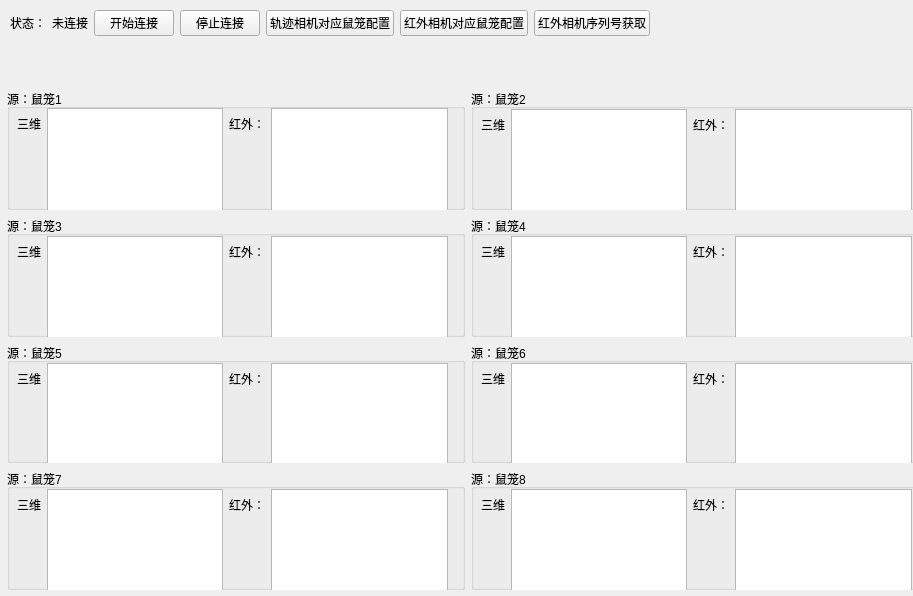
<?xml version="1.0" encoding="UTF-8"?>
<ui version="4.0">
 <class>tab4_frame</class>
 <widget class="QWidget" name="tab4_frame">
  <property name="geometry">
   <rect>
    <x>0</x>
    <y>0</y>
    <width>913</width>
    <height>596</height>
   </rect>
  </property>
  <property name="windowTitle">
   <string>Form</string>
  </property>
  <property name="styleSheet">
   <string notr="true"/>
  </property>
  <widget class="QWidget" name="layoutWidget">
   <property name="geometry">
    <rect>
     <x>7</x>
     <y>89</y>
     <width>921</width>
     <height>501</height>
    </rect>
   </property>
   <layout class="QGridLayout" name="gridLayout_2">
    <property name="rightMargin">
     <number>0</number>
    </property>
    <property name="bottomMargin">
     <number>0</number>
    </property>
    <item row="0" column="1">
     <widget class="QGroupBox" name="groupBox_9">
      <property name="title">
       <string>源：鼠笼2</string>
      </property>
      <widget class="QWidget" name="horizontalLayoutWidget_10">
       <property name="geometry">
        <rect>
         <x>10</x>
         <y>20</y>
         <width>431</width>
         <height>111</height>
        </rect>
       </property>
       <layout class="QHBoxLayout" name="horizontalLayout_10">
        <property name="rightMargin">
         <number>0</number>
        </property>
        <item>
         <layout class="QFormLayout" name="formLayout_7">
          <item row="0" column="0">
           <widget class="QLabel" name="label_8">
            <property name="text">
             <string>三维</string>
            </property>
           </widget>
          </item>
          <item row="0" column="1">
           <widget class="QGraphicsView" name="graphicsView_left_2"/>
          </item>
         </layout>
        </item>
        <item>
         <layout class="QFormLayout" name="formLayout_8">
          <item row="0" column="0">
           <widget class="QLabel" name="label_19">
            <property name="text">
             <string>红外：</string>
            </property>
           </widget>
          </item>
          <item row="0" column="1">
           <widget class="QGraphicsView" name="graphicsView_right_2"/>
          </item>
         </layout>
        </item>
       </layout>
      </widget>
     </widget>
    </item>
    <item row="1" column="0">
     <widget class="QGroupBox" name="groupBox_10">
      <property name="title">
       <string>源：鼠笼3</string>
      </property>
      <widget class="QWidget" name="horizontalLayoutWidget_11">
       <property name="geometry">
        <rect>
         <x>10</x>
         <y>20</y>
         <width>431</width>
         <height>111</height>
        </rect>
       </property>
       <layout class="QHBoxLayout" name="horizontalLayout_11">
        <property name="rightMargin">
         <number>0</number>
        </property>
        <item>
         <layout class="QFormLayout" name="formLayout_19">
          <item row="0" column="0">
           <widget class="QLabel" name="label_20">
            <property name="text">
             <string>三维</string>
            </property>
           </widget>
          </item>
          <item row="0" column="1">
           <widget class="QGraphicsView" name="graphicsView_left_3"/>
          </item>
         </layout>
        </item>
        <item>
         <layout class="QFormLayout" name="formLayout_20">
          <item row="0" column="0">
           <widget class="QLabel" name="label_21">
            <property name="text">
             <string>红外：</string>
            </property>
           </widget>
          </item>
          <item row="0" column="1">
           <widget class="QGraphicsView" name="graphicsView_right_3"/>
          </item>
         </layout>
        </item>
       </layout>
      </widget>
     </widget>
    </item>
    <item row="0" column="0">
     <widget class="QGroupBox" name="groupBox_11">
      <property name="title">
       <string>源：鼠笼1</string>
      </property>
      <widget class="QWidget" name="horizontalLayoutWidget_12">
       <property name="geometry">
        <rect>
         <x>10</x>
         <y>19</y>
         <width>431</width>
         <height>152</height>
        </rect>
       </property>
       <layout class="QHBoxLayout" name="horizontalLayout_12">
        <property name="rightMargin">
         <number>0</number>
        </property>
        <item>
         <layout class="QFormLayout" name="formLayout_21">
          <item row="0" column="0">
           <widget class="QLabel" name="label_22">
            <property name="text">
             <string>三维</string>
            </property>
           </widget>
          </item>
          <item row="0" column="1">
           <widget class="QGraphicsView" name="graphicsView_left_1"/>
          </item>
         </layout>
        </item>
        <item>
         <layout class="QFormLayout" name="formLayout_22">
          <item row="0" column="0">
           <widget class="QLabel" name="label_23">
            <property name="text">
             <string>红外：</string>
            </property>
           </widget>
          </item>
          <item row="0" column="1">
           <widget class="QGraphicsView" name="graphicsView_right_1"/>
          </item>
         </layout>
        </item>
       </layout>
      </widget>
     </widget>
    </item>
    <item row="2" column="0">
     <widget class="QGroupBox" name="groupBox_12">
      <property name="title">
       <string>源：鼠笼5</string>
      </property>
      <widget class="QWidget" name="horizontalLayoutWidget_13">
       <property name="geometry">
        <rect>
         <x>10</x>
         <y>20</y>
         <width>431</width>
         <height>111</height>
        </rect>
       </property>
       <layout class="QHBoxLayout" name="horizontalLayout_13">
        <property name="rightMargin">
         <number>0</number>
        </property>
        <item>
         <layout class="QFormLayout" name="formLayout_23">
          <item row="0" column="0">
           <widget class="QLabel" name="label_24">
            <property name="text">
             <string>三维</string>
            </property>
           </widget>
          </item>
          <item row="0" column="1">
           <widget class="QGraphicsView" name="graphicsView_left_5"/>
          </item>
         </layout>
        </item>
        <item>
         <layout class="QFormLayout" name="formLayout_24">
          <item row="0" column="0">
           <widget class="QLabel" name="label_25">
            <property name="text">
             <string>红外：</string>
            </property>
           </widget>
          </item>
          <item row="0" column="1">
           <widget class="QGraphicsView" name="graphicsView_right_5"/>
          </item>
         </layout>
        </item>
       </layout>
      </widget>
     </widget>
    </item>
    <item row="1" column="1">
     <widget class="QGroupBox" name="groupBox_13">
      <property name="title">
       <string>源：鼠笼4</string>
      </property>
      <widget class="QWidget" name="horizontalLayoutWidget_14">
       <property name="geometry">
        <rect>
         <x>10</x>
         <y>20</y>
         <width>431</width>
         <height>111</height>
        </rect>
       </property>
       <layout class="QHBoxLayout" name="horizontalLayout_14">
        <property name="rightMargin">
         <number>0</number>
        </property>
        <item>
         <layout class="QFormLayout" name="formLayout_25">
          <item row="0" column="0">
           <widget class="QLabel" name="label_26">
            <property name="text">
             <string>三维</string>
            </property>
           </widget>
          </item>
          <item row="0" column="1">
           <widget class="QGraphicsView" name="graphicsView_left_4"/>
          </item>
         </layout>
        </item>
        <item>
         <layout class="QFormLayout" name="formLayout_26">
          <item row="0" column="0">
           <widget class="QLabel" name="label_27">
            <property name="text">
             <string>红外：</string>
            </property>
           </widget>
          </item>
          <item row="0" column="1">
           <widget class="QGraphicsView" name="graphicsView_right_4"/>
          </item>
         </layout>
        </item>
       </layout>
      </widget>
     </widget>
    </item>
    <item row="3" column="0">
     <widget class="QGroupBox" name="groupBox_14">
      <property name="title">
       <string>源：鼠笼7</string>
      </property>
      <widget class="QWidget" name="horizontalLayoutWidget_15">
       <property name="geometry">
        <rect>
         <x>10</x>
         <y>20</y>
         <width>431</width>
         <height>111</height>
        </rect>
       </property>
       <layout class="QHBoxLayout" name="horizontalLayout_15">
        <property name="rightMargin">
         <number>0</number>
        </property>
        <item>
         <layout class="QFormLayout" name="formLayout_27">
          <item row="0" column="0">
           <widget class="QLabel" name="label_28">
            <property name="text">
             <string>三维</string>
            </property>
           </widget>
          </item>
          <item row="0" column="1">
           <widget class="QGraphicsView" name="graphicsView_left_7"/>
          </item>
         </layout>
        </item>
        <item>
         <layout class="QFormLayout" name="formLayout_28">
          <item row="0" column="0">
           <widget class="QLabel" name="label_29">
            <property name="text">
             <string>红外：</string>
            </property>
           </widget>
          </item>
          <item row="0" column="1">
           <widget class="QGraphicsView" name="graphicsView_right_7"/>
          </item>
         </layout>
        </item>
       </layout>
      </widget>
     </widget>
    </item>
    <item row="3" column="1">
     <widget class="QGroupBox" name="groupBox_15">
      <property name="title">
       <string>源：鼠笼8</string>
      </property>
      <widget class="QWidget" name="horizontalLayoutWidget_16">
       <property name="geometry">
        <rect>
         <x>10</x>
         <y>20</y>
         <width>431</width>
         <height>111</height>
        </rect>
       </property>
       <layout class="QHBoxLayout" name="horizontalLayout_16">
        <property name="rightMargin">
         <number>0</number>
        </property>
        <item>
         <layout class="QFormLayout" name="formLayout_29">
          <item row="0" column="0">
           <widget class="QLabel" name="label_30">
            <property name="text">
             <string>三维</string>
            </property>
           </widget>
          </item>
          <item row="0" column="1">
           <widget class="QGraphicsView" name="graphicsView_left_8"/>
          </item>
         </layout>
        </item>
        <item>
         <layout class="QFormLayout" name="formLayout_30">
          <item row="0" column="0">
           <widget class="QLabel" name="label_31">
            <property name="text">
             <string>红外：</string>
            </property>
           </widget>
          </item>
          <item row="0" column="1">
           <widget class="QGraphicsView" name="graphicsView_right_8"/>
          </item>
         </layout>
        </item>
       </layout>
      </widget>
     </widget>
    </item>
    <item row="2" column="1">
     <widget class="QGroupBox" name="groupBox_16">
      <property name="title">
       <string>源：鼠笼6</string>
      </property>
      <widget class="QWidget" name="horizontalLayoutWidget_17">
       <property name="geometry">
        <rect>
         <x>10</x>
         <y>20</y>
         <width>431</width>
         <height>111</height>
        </rect>
       </property>
       <layout class="QHBoxLayout" name="horizontalLayout_17">
        <property name="rightMargin">
         <number>0</number>
        </property>
        <item>
         <layout class="QFormLayout" name="formLayout_31">
          <item row="0" column="0">
           <widget class="QLabel" name="label_32">
            <property name="text">
             <string>三维</string>
            </property>
           </widget>
          </item>
          <item row="0" column="1">
           <widget class="QGraphicsView" name="graphicsView_left_6"/>
          </item>
         </layout>
        </item>
        <item>
         <layout class="QFormLayout" name="formLayout_32">
          <item row="0" column="0">
           <widget class="QLabel" name="label_33">
            <property name="text">
             <string>红外：</string>
            </property>
           </widget>
          </item>
          <item row="0" column="1">
           <widget class="QGraphicsView" name="graphicsView_right_6"/>
          </item>
         </layout>
        </item>
       </layout>
      </widget>
     </widget>
    </item>
   </layout>
  </widget>
  <widget class="QWidget" name="horizontalLayoutWidget">
   <property name="geometry">
    <rect>
     <x>10</x>
     <y>10</y>
     <width>901</width>
     <height>31</height>
    </rect>
   </property>
   <layout class="QHBoxLayout" name="horizontalLayout">
    <property name="sizeConstraint">
     <enum>QLayout::SizeConstraint::SetFixedSize</enum>
    </property>
    <item>
     <widget class="QLabel" name="label">
      <property name="text">
       <string>状态：</string>
      </property>
     </widget>
    </item>
    <item>
     <widget class="QLabel" name="state_label">
      <property name="text">
       <string>未连接</string>
      </property>
     </widget>
    </item>
    <item>
     <widget class="QPushButton" name="start_btn">
      <property name="text">
       <string>开始连接</string>
      </property>
     </widget>
    </item>
    <item>
     <widget class="QPushButton" name="stop_btn">
      <property name="text">
       <string>停止连接</string>
      </property>
     </widget>
    </item>
    <item>
     <widget class="QPushButton" name="deep_camera_config">
      <property name="text">
       <string>轨迹相机对应鼠笼配置</string>
      </property>
     </widget>
    </item>
    <item>
     <widget class="QPushButton" name="infrared_camera_config">
      <property name="text">
       <string>红外相机对应鼠笼配置</string>
      </property>
     </widget>
    </item>
    <item>
     <widget class="QPushButton" name="infrared_camera_setting">
      <property name="text">
       <string>红外相机序列号获取</string>
      </property>
     </widget>
    </item>
    <item>
     <spacer name="horizontalSpacer_2">
      <property name="orientation">
       <enum>Qt::Orientation::Horizontal</enum>
      </property>
      <property name="sizeType">
       <enum>QSizePolicy::Policy::Expanding</enum>
      </property>
      <property name="sizeHint" stdset="0">
       <size>
        <width>40</width>
        <height>20</height>
       </size>
      </property>
     </spacer>
    </item>
   </layout>
  </widget>
 </widget>
 <resources>
  <include location="../resource/mainPage.qrc"/>
 </resources>
 <connections/>
</ui>
